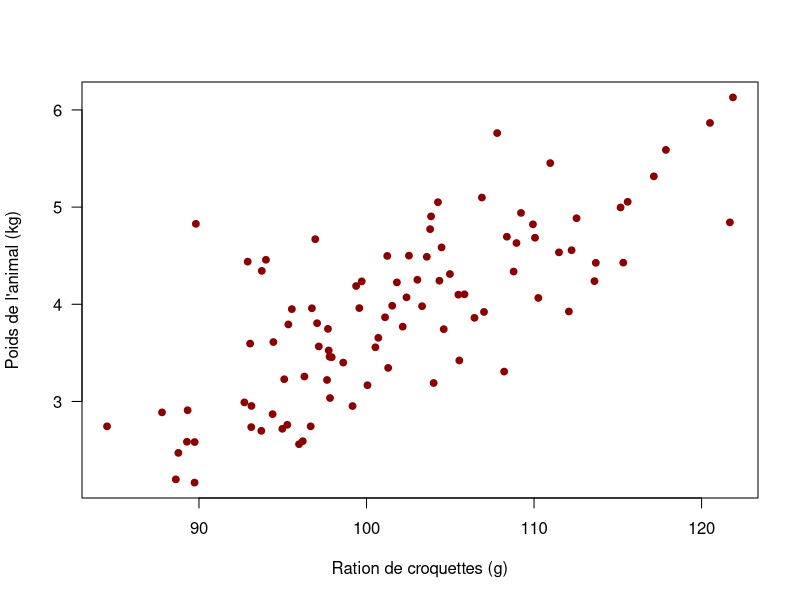
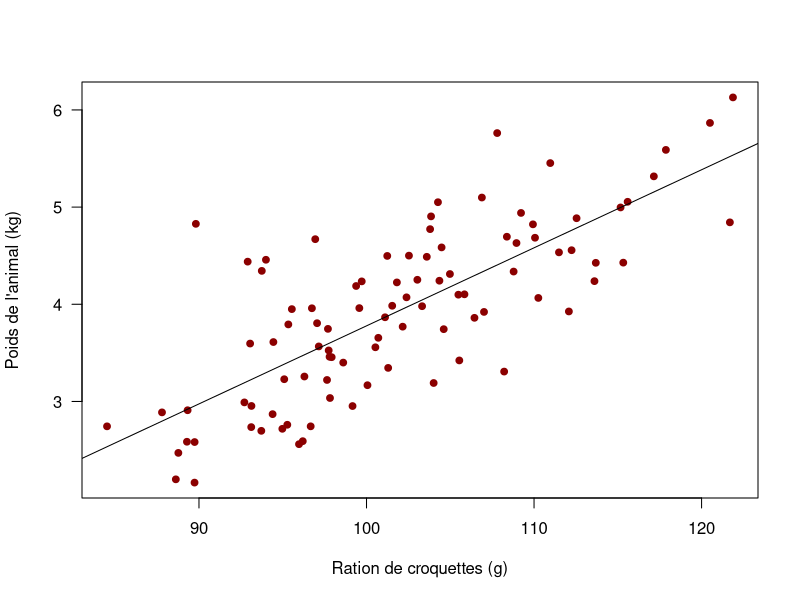
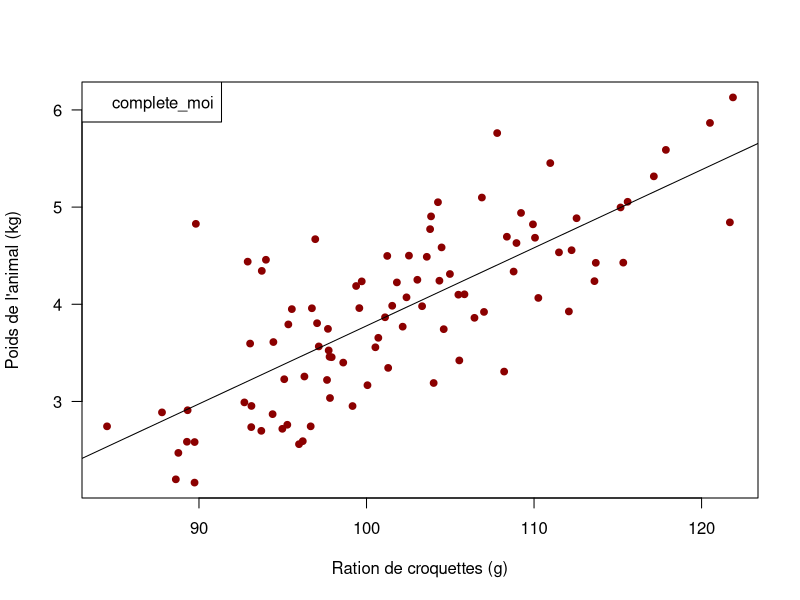
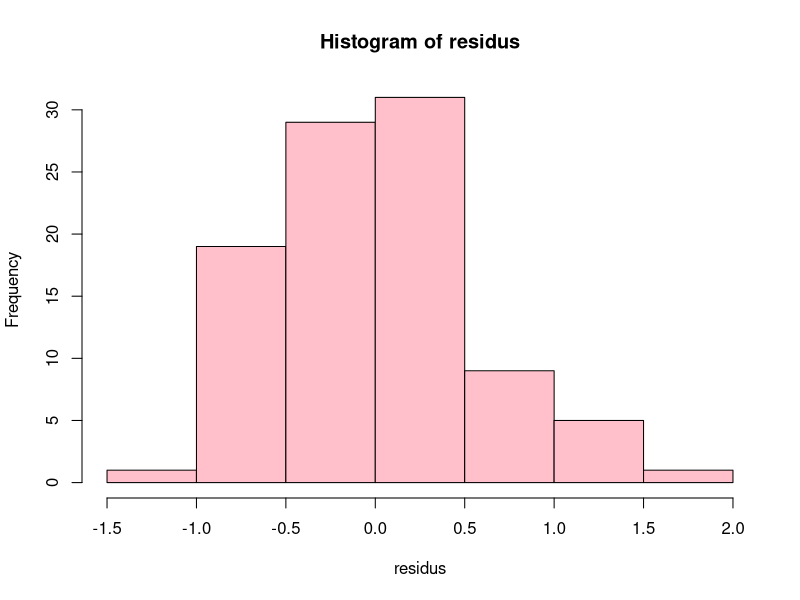
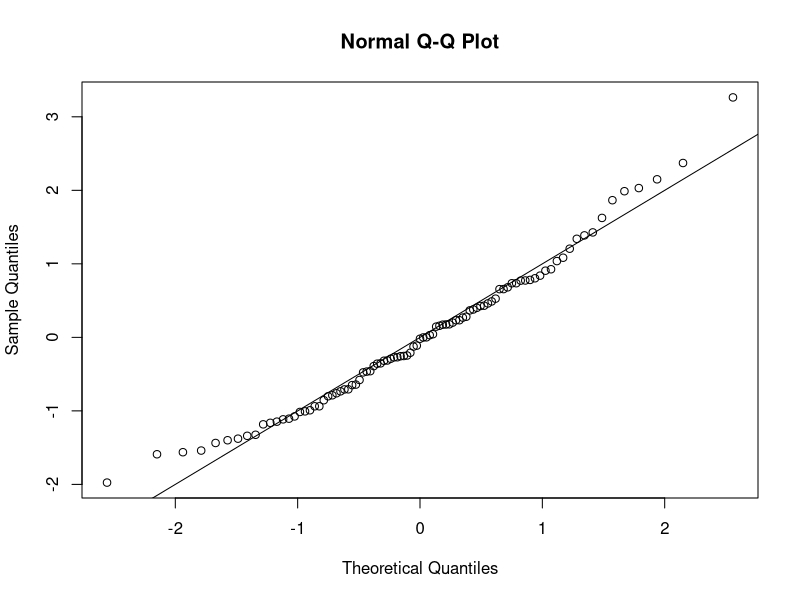

Source code (R) for these figures, in order: (Note: this script raises an error after producing the figures.)
## ---- chunk 1
knitr::opts_chunk$set(echo = TRUE, fig.width=8, fig.height=4)
## ---- chunk 2
# simulation : est-elle seulement réaliste...
set.seed(123)
nn = 100

# ration de croquettes king-size
x = rnorm(nn, 100, sd = 10)

# forcement gros-minet est en surcharge pondérale
epsilon = rnorm(nn, 0, sd = 0.6)
y = -5.2 + 0.09 * x  + epsilon 

# y a pas de chatons (moins de 2 kg)
x <- x[y > 2]
y <- y[y > 2]



# et voici nos données 
plot(x, y, 
     cex = .9, col = "red4", pch = 19, las = 1,
     xlab = "Ration de croquettes (g)",
     ylab = "Poids de l'animal (kg)")

## ---- chunk 3
## commentaire 1
mod = lm(formula = y~x)

## commentaire 2
resume = summary(mod)
resume

## extraire le coefficient de détermination R2
resume$r.squared


plot(x, y, 
     cex = .9, col = "red4", pch = 19, las = 1,
     xlab = "Ration de croquettes (g)",
     ylab = "Poids de l'animal (kg)")


abline(mod)
## ---- chunk 4
# revoici nos données 
plot(x, y, 
     cex = .9, col = "red4", pch = 19, las = 1,
     xlab = "Ration de croquettes (g)",
     ylab = "Poids de l'animal (kg)")

# ajouter une légende
legend(x = "topleft", legend = "complete_moi")

# tracer la droite de régression 
abline(mod)
## ---- chunk 5
cat("Effet d'une augmentation de 10 g de la ration journalière :", round(10 * 1000 * resume$coefficients[2],3),"g") 
## ---- chunk 6
# l'espérance conditionnelle est la 'prédiction' de la variable réponse
# pour la valeur x du prédicteur

round(predict(mod, newdata = data.frame(x = 112)), 2)
## ---- chunk 7
#residus = mod$residuals
residus <-  y - predict(mod, newdata = data.frame(x))
hist(residus, col = "pink")

#On trace un graphe de quantiles pour regarder si les résidus suivent une loi normale centrée réduite
qqnorm((residus - mean(residus))/sd(residus)); abline(0,1)
## ---- chunk 8
## Calcul de RSS 
b_1 = resume$coefficients[2]
b_0 = resume$coefficients[1]
RSS = sum((y-b_0-b_1*x)^2)

## TSS
TSS = sum((y-mean(y))^2)
  
## verification : R2 c'est quoi déjà 
R2 = 1 - RSS/TSS
R2

## et dans summary(mod)
summary(mod)$r.squared 
## ---- chunk 9
n = length(y)
sigma_2 = RSS/(n-2)
sigma = sqrt(sigma_2)
sigma

summary(mod)   
## ---- chunk 10
b_1 = resume$coefficients[2]
b_0 = resume$coefficients[1]

b_1
## ---- chunk 11
n = length(y)
b_1
s_x
s_x =  mean((x-mean(x))^2)
tscore =  sqrt(n*s_x) * (b_1 - 0) / sigma
tscore

## ---- chunk 12
## Utiliser la commande suivante
coef(summary(mod))

cat("Le t-score est égal à : ", 
    round(tscore, 4), 
    "\n")
## ---- chunk 13
# calcul des quantiles de la loi tn-2
# alpha = 0.05
t_lower = qt(0.025, n - 2)
t_upper = qt(0.975, n - 2)

# bornes de l'intervalle de confiance
# On inverse la valeur entre t_score et b1

lower =  b_1 + t_lower * sigma/ sqrt(n*s_x)
upper = b_1 + t_upper * sigma/ sqrt(n*s_x)

conf_int = c(lower, upper)
names(conf_int) = c("2.5%", "97.5%")

# Affichage
cat("Intervalle de confiance : \n") 
conf_int
## ---- chunk 14
confint(mod)["x",]
## ---- chunk 15
2*pt(abs(tscore),df = length(y)-2, lower=FALSE)
coef(summary(mod))
## ---- chunk 16
n = length(y)
z = (n-2)*(TSS-RSS)/RSS
z
p_valeur = pf(z,df1=1,df2=n-2,lower=FALSE)
p_valeur
